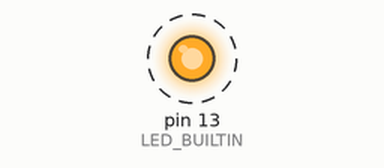
This sketch was run on a simulated Arduino Nano, built with avr-gcc and run on an emulated ATmega328P. Shown: output pins drawn as LEDs (lit = HIGH). Dashed ring = blinking.

Above: at 0.5 s.
Timing chart, 0 to 4.6 s (numbered marks = the images above):
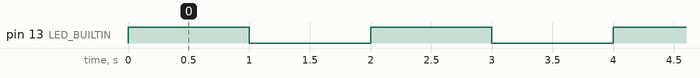

The sketch:

BlinkWithMillis.ino
```cpp
/*
  EXAMPLE: Blink the built-in LED with millis().

  Board: classic Arduino Nano. No external components are required.

  Expected result:
    - The built-in LED turns on in setup().
    - After about 1000 ms, it turns off.
    - After about another 1000 ms, it turns on again.
    - The pattern repeats. A full ON/OFF cycle takes about 2 seconds.

  How it works:
    On each pass through loop(), the sketch checks how much time has
    passed since the last LED change. If less than 1000 ms has passed,
    the sketch skips the LED update and continues through loop().
*/

// Time between two changes of the LED state, in milliseconds.
// 1000 ms = 1 second. This is how long each ON or OFF state lasts.
// const means this value stays fixed while the sketch runs.
const unsigned long interval = 1000;

// Stores the clock reading from the last time we changed the LED.
// We also fill it in setup() to start timing the first ON interval.
// It is outside loop() so we can use it in setup() and keep its value
// from one pass through loop() to the next.
unsigned long lastToggle;

// Remembers the level we want on the LED pin.
// On a classic Nano, HIGH means the built-in LED is on,
// and LOW means it is off. Setting this variable alone does not
// change the pin. digitalWrite() applies the value to the pin.
int ledState = HIGH;

void setup() {
  // Arduino runs setup() once when the board starts or resets.
  // LED_BUILTIN is the pin connected to the onboard LED.
  // OUTPUT configures that pin so the sketch can set its level.
  pinMode(LED_BUILTIN, OUTPUT);

  // ledState starts at HIGH. Write that value to the pin so the
  // first thing we see is the LED turning on.
  digitalWrite(LED_BUILTIN, ledState);

  // Save the current clock reading after turning the LED on.
  // This becomes the starting point for the first 1000 ms interval.
  lastToggle = millis();
}

void loop() {
  // Arduino calls loop() again and again after setup().
  // millis() reads the time since the sketch started, in milliseconds.
  // now is a snapshot for this pass. On the next pass we read it again.
  unsigned long now = millis();

  // now - lastToggle gives the time since the last LED change.
  //
  // Example: if we last changed the LED at 200 ms:
  //   now = 1199 ms -> 1199 - 200 =  999 ms -> skip this block.
  //   now = 1200 ms -> 1200 - 200 = 1000 ms -> enter this block.
  //
  // >= means "greater than or equal to". If the next check happens
  // at 1201 ms, the result is 1001 ms, so the block still runs.
  //
  // Both timestamps use unsigned long. On the classic Nano, unsigned
  // subtraction still gives the correct elapsed time when millis()
  // wraps to zero, provided less than one full counter cycle has passed.
  if (now - lastToggle >= interval) {
    // Use this pass's clock reading as the start of the next interval.
    // If now is 1200 ms, we save 1200. A check at 1201 ms will then
    // see just 1 ms elapsed, so the LED will not change again yet.
    lastToggle = now;

    // Choose the opposite of the saved LED state.
    // If it was HIGH, choose LOW. Otherwise choose HIGH.
    if (ledState == HIGH) {
      ledState = LOW;
    } else {
      ledState = HIGH;
    }

    // Send the new level to the physical pin.
    // This is the line that actually changes the light.
    digitalWrite(LED_BUILTIN, ledState);
  }

  // The sketch reaches this point on every pass, whether the LED
  // changed or stayed as it was. A short button check or another
  // task could run here without waiting for the next LED change.
}
```

Measured:
- by itself, pin 13 (LED_BUILTIN): alternates HIGH for 1.0 s and LOW for 1.0 s
